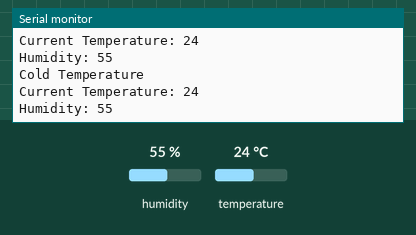
Simulated run of this sketch. Board: Arduino Uno, built with avr-gcc and run on an emulated ATmega328P. On the bench: the last lines printed to the serial monitor. The inputs (shaded band) are chosen by the test bench; at power-on: temperature 24 °C, humidity 55 %.

Above: at 2.8 s.
2.9 s: temperature set to 28 °C
At 4.9 s:
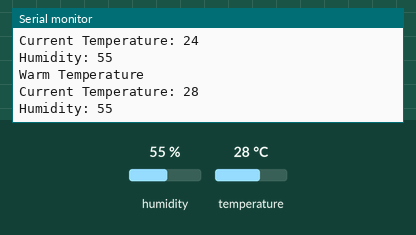
7.5 s: humidity set to 22 %
At 8.5 s:
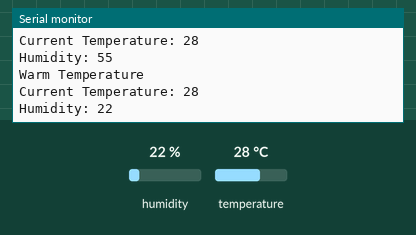
10.2 s: humidity set to 40 %
At 13.3 s:
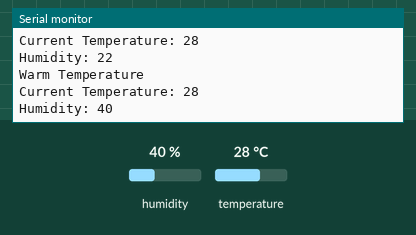
Timing chart, 0 to 14.8 s (numbered marks = the images above; inputs shaded):
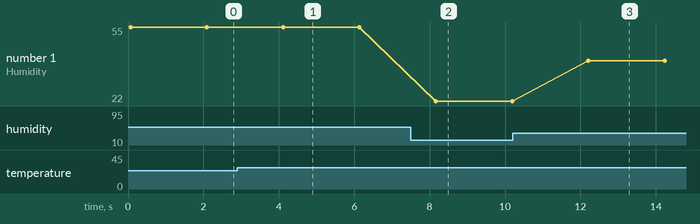

Measured:
- after the input at 2.9 s, the serial monitor: prints a new line after 1.2 s (image 1)
- after the input at 7.5 s, the serial monitor: prints a new line after 0.66 s (image 2)
- after the input at 10.2 s, the serial monitor: prints a new line after 2.0 s (image 3)
- plotted number 1: 55 → 22 after the input at 7.5 s, 22 → 40 after the input at 10.2 s

The sketch:

class_6.ino
```cpp
#include <dht.h>
dht DHT;

int tempPin = 7;

void setup() {
  Serial.begin(9600);
}


void loop() {

  int var = DHT.read11(tempPin);
  int temperature = DHT.temperature;
  int humidity = DHT.humidity;


  if(temperature<25){
    Serial.println("Cold Temperature");

  }
  else if(temperature==25){
    Serial.println("Normal Temperature");
  }
  else if(temperature>25){
    Serial.println("Warm Temperature");
  }

    Serial.print("Current Temperature: ");
    Serial.println(temperature);
    Serial.print("Humidity: ");
    Serial.println(humidity);

  Serial.println("\n");
  delay(2000);

}
```
